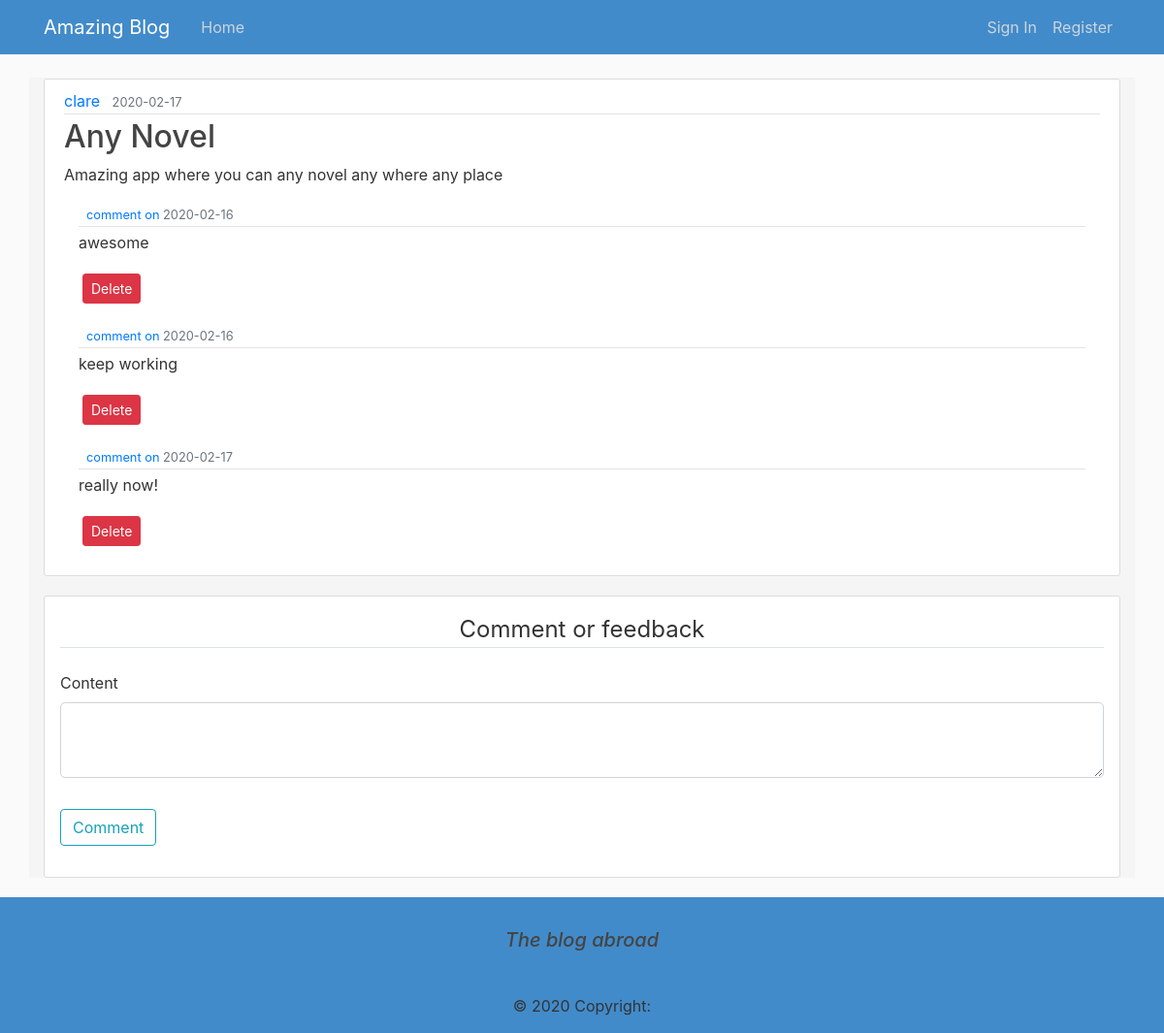
Screenshot of /post/8 with the database file from the repository.
### blog/models.py (models this page shows, shortened)
class User(db.Model,UserMixin):
    id=db.Column(db.Integer,primary_key=True)
    username=db.Column(db.String(20),unique=True,nullable=False)
    email=db.Column(db.String(120),unique=True,nullable=False)
    password=db.Column(db.String(60),nullable=False)
    posts=db.relationship('Post',backref='author',lazy=True)

class Post(db.Model):
    id=db.Column(db.Integer,primary_key=True)
    title=db.Column(db.String(100),nullable=False)
    date_posted=db.Column(db.DateTime,nullable=False,default=datetime.utcnow)
    content=db.Column(db.Text,nullable=False)
    user_id=db.Column(db.Integer,db.ForeignKey('user.id'),nullable=False)

class Comment(db.Model):
    id = db.Column(db.Integer, primary_key=True)
    date_posted = db.Column(db.DateTime, nullable=False,
                            default=datetime.utcnow)
    content = db.Column(db.Text, nullable=False)

### blog/routes.py (the view)
@app.route("/post/<int:post_id>", methods=['GET', 'POST'])
def post(post_id):
    post = Post.query.get_or_404(post_id)
    form = CommentForm()
    comments=Comment.query.all()
    if form.validate_on_submit():
        comment = Comment(content=form.content.data)
        db.session.add(comment)
        db.session.commit()
        flash('Your comment has been posted!', 'primary')
        return redirect(url_for('home'))
    return render_template('blog.html', title=post.title, post=post,form=form,comments=comments)

### blog/forms.py
class CommentForm(FlaskForm):
    content = TextAreaField("Content", validators=[DataRequired()])
    submit = SubmitField("Comment")

### blog/templates/blog.html (shortened to what this page needs)
{% extends "design.html" %}
{% block content %}
<article class="media content-section">
    <div class="media-body">
        <div class="article-metadata">
            <a class="mr-2" href="#">{{ post.author.username }}</a>
            <small class="text-muted">{{ post.date_posted.strftime('%Y-%m-%d') }}</small>
        </div>
        <h2 class="article-title">{{ post.title }}</h2>
        <p class="article-content">{{ post.content }}</p>
        <div>
            {% for comment in comments %}
            <div class="container mt-2 mb-3">
                <div class="">
                    <div class="media-body">
                        <div class="article-metadata">
                            <small class="text-muted">
                                <a href="{{url_for('account')}}">comment on</a>
                                {{ comment.date_posted.strftime('%Y-%m-%d') }}</small>
                        </div>
                        <p class="article-content">{{ comment.content }}</p>
                    </div>
                </div>
                <button type="button" class="btn btn-danger btn-sm m-1" data-toggle="modal"
                    data-target="#deleteModal">Delete</button>
            </div>
            {% endfor %}
        </div>
    </div>
</article>
<div class="content-section p-3">
    <form action="" method="POST">
        <fieldset class="form-group">
            <legend class="border-bottom mb-4 mt-5 text-center">Comment or feedback</legend>
            <div class="form-group">
                {{ form.content.label(class="form-control-label") }}
                {% if form.content.errors %}
                {{ form.content(class="form-control form-control-lg is-invalid") }}
                <div class="invalid-feedback">
                    {% for error in form.content.errors %}
                    <span>{{ error }}</span>
                    {% endfor %}
                </div>
                {% else %}
                {{ form.content(class="form-control form-control-lg") }}
                {% endif %}
            </div>
        </fieldset>
        <div class="form-group">
            {{form.submit(class="btn btn-outline-info")}}
        </div>
    </form>
    {% endblock content %}

### blog/static/main.css (style rules this page uses)
body { background: #fafafa; color: #333333; margin-top: 5rem; }
h1, h2, h3, h4, h5, h6 { color: #444444; }
.content-section { background: #ffffff; padding: 10px 20px; border: 1px solid #dddddd; border-radius: 3px; margin-bottom: 20px; }
.article-metadata { padding-bottom: 1px; margin-bottom: 4px; border-bottom: 1px solid #e3e3e3 }

### rows the page displays
User: author.username "clare"
Post: date_posted "2020-02-17", title "Any Novel", content "Amazing app where you can any novel any where any place"
Comment: date_posted "2020-02-16", content "awesome"
Comment: date_posted "2020-02-16", content "keep working"
Comment: date_posted "2020-02-17", content "really now!"
